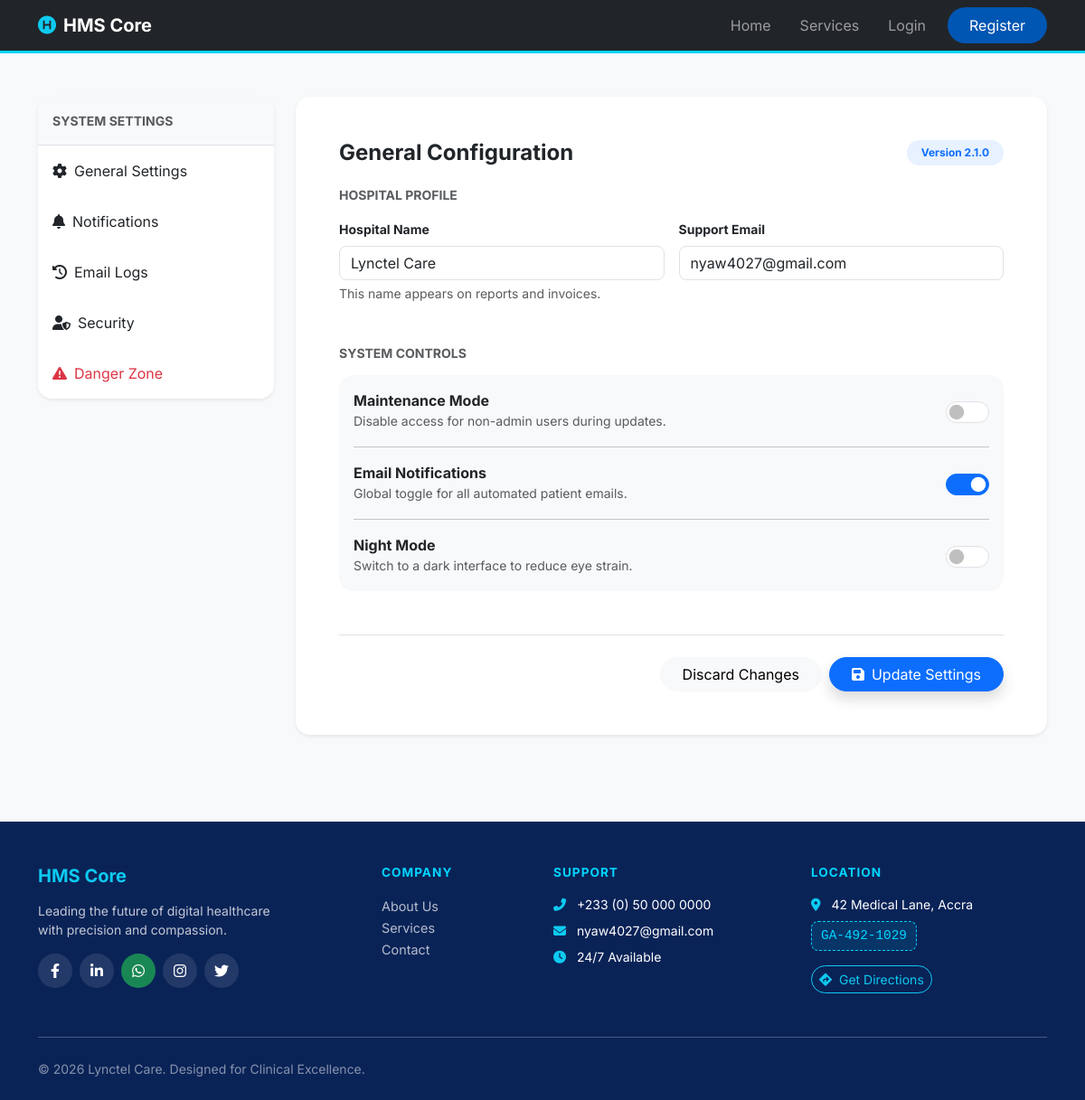
The app's page /manager/settings/ with its own data.
### manager/models.py (models this page shows, shortened)
class HospitalSetting(models.Model):
    hospital_name = models.CharField(max_length=200, default="HMS Core International")
    support_email = models.EmailField(default="admin@hms-core.com")
    maintenance_mode = models.BooleanField(default=False)
    night_mode = models.BooleanField(default=False)
    email_notifications_enabled = models.BooleanField(default=True) # New Field
    @classmethod
    def load(cls):
        obj, created = cls.objects.get_or_create(pk=1)
        return obj

### accounts/views.py (the view)
# urls.py: path('manager/settings/', views.system_settings, name='system_settings'),
def system_settings(request):
    settings = HospitalSetting.load()
    if request.method == 'POST':
        settings.hospital_name = request.POST.get('hospital_name')
        settings.support_email = request.POST.get('support_email')
        settings.night_mode = 'night_mode' in request.POST
        settings.save()
        return redirect('settings_general')
    return render(request, 'manager/settings.html', {'settings': settings})

### manager/context_processors.py (called while the page is built)
def hospital_settings(request):
    return {
        'hospital_settings': HospitalSetting.load()
    }

### templates/manager/settings.html (shortened to what this page needs)
{% extends 'shared/base.html' %}
{% block content %}
<div class="container py-5">
    <div class="row">
        <div class="col-lg-3 mb-4">
            {% include 'manager/settings_sidebar.html' %}
        </div>
        <div class="col-lg-9">
            <div class="card border-0 shadow-sm rounded-4">
                <div class="card-body p-4 p-md-5">
                    <div class="d-flex justify-content-between align-items-center mb-4">
                        <h4 class="fw-bold mb-0">General Configuration</h4>
                        <span class="badge bg-soft-primary text-primary px-3 py-2 rounded-pill">Version 2.1.0</span>
                    </div>
                    <form method="POST">
                        <div class="mb-5">
                            <h6 class="text-uppercase text-muted fw-bold small mb-3">Hospital Profile</h6>
                            <div class="row g-3">
                                <div class="col-md-6">
                                    <label class="form-label small fw-bold">Hospital Name</label>
                                    <input type="text" name="hospital_name" class="form-control rounded-3" value="{{ settings.hospital_name }}">
                                    <div class="form-text">This name appears on reports and invoices.</div>
                                </div>
                                <div class="col-md-6">
                                    <label class="form-label small fw-bold">Support Email</label>
                                    <input type="email" name="support_email" class="form-control rounded-3" value="{{ settings.support_email }}">
                                </div>
                            </div>
                        </div>
                        <div class="mb-5">
                            <h6 class="text-uppercase text-muted fw-bold small mb-3">System Controls</h6>
                            <div class="card bg-light border-0 rounded-4 p-3">
                                <div class="form-check form-switch d-flex justify-content-between align-items-center ps-0">
                                    <div>
                                        <label class="fw-bold mb-0">Maintenance Mode</label>
                                        <p class="text-muted small mb-0">Disable access for non-admin users during updates.</p>
                                    </div>
                                    <input class="form-check-input ms-0" type="checkbox" name="maintenance_mode"
                                           id="maintenanceSwitch" style="width: 3em; height: 1.5em;"
                                           {% if settings.maintenance_mode %}checked{% endif %}>
                                </div>
                                <hr class="my-3">
                                <div class="form-check form-switch d-flex justify-content-between align-items-center ps-0">
                                    <div>
                                        <label class="fw-bold mb-0">Email Notifications</label>
                                        <p class="text-muted small mb-0">Global toggle for all automated patient emails.</p>
                                    </div>
                                    <input class="form-check-input ms-0" type="checkbox" name="email_notifications_enabled"
                                           style="width: 3em; height: 1.5em;"
                                           {% if settings.email_notifications_enabled %}checked{% endif %}>
                                </div>
                                <hr class="my-3">
                                <div class="form-check form-switch d-flex justify-content-between align-items-center ps-0">
                                    <div>
                                        <label class="fw-bold mb-0">Night Mode</label>
                                        <p class="text-muted small mb-0">Switch to a dark interface to reduce eye strain.</p>
                                    </div>
                                    <input class="form-check-input ms-0" type="checkbox" name="night_mode"
                                           id="nightModeToggle" style="width: 3em; height: 1.5em;"
                                           {% if settings.night_mode %}checked{% endif %}>
                                </div>
                            </div>
                        </div>
                        <div class="d-flex justify-content-end gap-2 border-top pt-4">
                            <button type="reset" class="btn btn-light rounded-pill px-4">Discard Changes</button>
                            <button type="submit" class="btn btn-primary rounded-pill px-4 shadow">
                                <i class="fas fa-save me-2"></i>Update Settings
                            </button>
                        </div>
                    </form>
                </div>
            </div>
        </div>
    </div>
</div>
{% endblock %}

### templates/shared/base.html (shortened to what this page needs)
<!DOCTYPE html>
<html lang="en" data-theme="{{ hospital_settings.night_mode|yesno:'dark,light' }}">
<head>
    {% load static %}
    <link href="https://cdn.jsdelivr.net/npm/bootstrap@5.3.0/dist/css/bootstrap.min.css" rel="stylesheet">
    <link rel="stylesheet" href="https://cdnjs.cloudflare.com/ajax/libs/font-awesome/6.4.0/css/all.min.css">
</head>
<body>
    <nav class="navbar navbar-expand-lg navbar-dark bg-dark sticky-top">
        <div class="container">
            <a class="navbar-brand fw-bold" href="{% url 'home' %}">
                <i class="fas fa-hospital-symbol text-info me-2"></i>HMS Core
            </a>
            <div class="collapse navbar-collapse" id="navbarNav">
                <ul class="navbar-nav ms-auto align-items-center">
                    <li class="nav-item"><a class="nav-link px-3" href="{% url 'home' %}">Home</a></li>
                    <li class="nav-item"><a class="nav-link px-3" href="{% url 'services' %}">Services</a></li>
                    {% if user.is_authenticated %}
                        <li class="nav-item">
                            <a class="nav-link btn btn-dashboard px-4 rounded-pill me-lg-3 text-white" href="{% url 'dashboard' %}">
                                <i class="fas fa-columns me-1"></i> Dashboard
                            </a>
                        </li>
                        <li class="nav-item dropdown">
                            <a class="nav-link dropdown-toggle d-flex align-items-center" href="#" id="navbarDropdown" role="button" data-bs-toggle="dropdown">
                                <div class="user-avatar me-2">
                                    {{ user.username|slice:":1"|upper }}
                                </div>
                                <span class="d-none d-lg-inline">{{ user.username|capfirst }}</span>
                            </a>
                            <ul class="dropdown-menu dropdown-menu-end shadow animate slideIn">
                                <li><a class="dropdown-item" href="{% url 'profile' %}"><i class="fas fa-user-circle me-2"></i> My Profile</a></li>
                                <li><hr class="dropdown-divider"></li>
                                <li>
                                    <form action="{% url 'logout' %}" method="post" class="px-2">
                                        {% csrf_token %}
                                        <button type="submit" class="btn btn-sm btn-outline-danger w-100 rounded-pill mt-1">
                                            <i class="fas fa-sign-out-alt me-1"></i> Logout
                                        </button>
                                    </form>
                                </li>
                            </ul>
                        </li>
                    {% else %}
                        <li class="nav-item"><a class="nav-link px-3" href="{% url 'login' %}">Login</a></li>
                        <li class="nav-item">
                            <a class="nav-link btn btn-login-nav px-4 rounded-pill text-white ms-lg-2" href="{% url 'register' %}">Register</a>
                        </li>
                    {% endif %}
                </ul>
            </div>
        </div>
    </nav>
    <main>
        {% block content %}{% endblock %}
    </main>
    <footer class="custom-footer pt-5 pb-4 mt-5">
        <div class="container">
            <div class="row g-4">
                <div class="col-lg-3 col-md-6">
                    <h5 class="fw-bold mb-3 text-info">HMS Core</h5>
                    <p class="small opacity-75">Leading the future of digital healthcare with precision and compassion.</p>
                    <div class="d-flex gap-2 mt-3">
                        <a href="#" class="social-circle"><i class="fab fa-facebook-f"></i></a>
                        <a href="#" class="social-circle"><i class="fab fa-linkedin-in"></i></a>
                        <a href="https://wa.me/233500000000" class="social-circle bg-success"><i class="fab fa-whatsapp"></i></a>
                        <a href="#" class="social-circle"><i class="fab fa-instagram"></i></a>
                        <a href="#" class="social-circle"><i class="fab fa-twitter"></i></a>
                    </div>
                </div>
                <div class="col-lg-2 col-md-6 offset-lg-1">
                    <h6 class="footer-heading mb-3">Company</h6>
                    <ul class="list-unstyled">
                        <li><a href="{% url 'about' %}" class="footer-link">About Us</a></li>
                        <li><a href="{% url 'services' %}" class="footer-link">Services</a></li>
                        <li><a href="{% url 'contact' %}" class="footer-link">Contact</a></li>
                    </ul>
                </div>
                <div class="col-lg-3 col-md-6">
                    <h6 class="footer-heading mb-3">Support</h6>
                    <p class="small mb-2"><i class="fas fa-phone-alt me-2 text-info"></i> +233 (0) 50 000 0000</p>
                    <p class="small mb-2"><i class="fas fa-envelope me-2 text-info"></i> {{ hospital_settings.support_email }}</p>
                    <p class="small"><i class="fas fa-clock me-2 text-info"></i> 24/7 Available</p>
                </div>
                <div class="col-lg-3 col-md-6">
                    <h6 class="footer-heading mb-3">Location</h6>
                    <p class="small mb-2"><i class="fas fa-map-marker-alt me-2 text-info"></i> 42 Medical Lane, Accra</p>
                    <div class="gps-badge d-inline-block mb-3">GA-492-1029</div>
                    <br>
                    <a href="https://maps.google.com" target="_blank" class="btn btn-sm btn-outline-info rounded-pill">
                        <i class="fas fa-directions me-1"></i> Get Directions
                    </a>
                </div>
            </div>
            <hr class="mt-5 mb-4 border-light opacity-10">
            <div class="row align-items-center">
                <div class="col-md-6 text-center text-md-start">
                    <p class="small opacity-50 mb-0">© 2026 {{ hospital_settings.hospital_name }}. Designed for Clinical Excellence.</p>
                </div>
            </div>
        </div>
    </footer>
</body>
</html>

### templates/shared/base.html (style rules this page uses)
:root { --medical-blue: #0a2357; --medical-info: #00d4ff; --medical-green: #198754; --bg-light: #f8f9fa; }
body { display: flex; flex-direction: column; min-height: 100vh; font-family: 'Inter', sans-serif; background-color: var(--bg-light); transition: background 0.3s ease; }
main { flex: 1; }
.navbar { border-bottom: 3px solid var(--medical-info); }
.btn-login-nav { background-color: #0056b3 !important; color: white !important; border: none; transition: 0.3s; }
.custom-footer { background-color: var(--medical-blue); color: #ffffff; }
.footer-link { color: rgba(255,255,255,0.7); text-decoration: none; transition: 0.3s; font-size: 0.9rem; }
.social-circle { width: 38px; height: 38px; background: rgba(255,255,255,0.1); display: inline-flex; align-items: center; justify-content: center; border-radius: 50%; color: white; text-decoration: none; transition: 0.3s; }
.footer-heading { color: var(--medical-info); font-weight: 700; text-transform: uppercase; font-size: 0.85rem; letter-spacing: 1px; }
.gps-badge { background: rgba(0, 212, 255, 0.1); border: 1px dashed var(--medical-info); color: var(--medical-info); padding: 5px 10px; border-radius: 8px; font-family: monospace; font-size: 0.9rem; }

### templates/manager/settings.html (style rules this page uses)
.bg-soft-primary { background-color: #e7f1ff; }

### records on screen
HospitalSetting: hospital_name "Lynctel Care", support_email "nyaw4027@gmail.com", email_notifications_enabled "☑"
